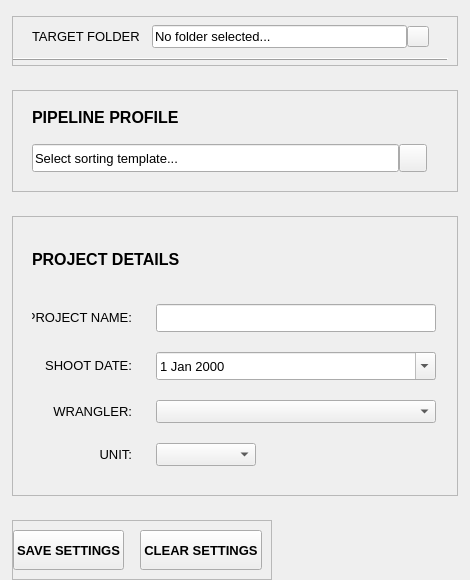
            <widget class="QWidget" name="frame02_main_settings" native="true">
             <property name="sizePolicy">
              <sizepolicy hsizetype="Preferred" vsizetype="Preferred">
               <horstretch>0</horstretch>
               <verstretch>0</verstretch>
              </sizepolicy>
             </property>
             <property name="minimumSize">
              <size>
               <width>460</width>
               <height>440</height>
              </size>
             </property>
             <property name="maximumSize">
              <size>
               <width>470</width>
               <height>580</height>
              </size>
             </property>
             <property name="font">
              <font>
               <family>Segoe UI</family>
               <pointsize>10</pointsize>
              </font>
             </property>
             <layout class="QVBoxLayout" name="verticalLayout_15">
              <property name="spacing">
               <number>8</number>
              </property>
              <property name="leftMargin">
               <number>12</number>
              </property>
              <property name="topMargin">
               <number>4</number>
              </property>
              <property name="rightMargin">
               <number>12</number>
              </property>
              <property name="bottomMargin">
               <number>0</number>
              </property>
              <item>
               <layout class="QVBoxLayout" name="verticalLayout_16">
                <property name="spacing">
                 <number>24</number>
                </property>
                <property name="topMargin">
                 <number>12</number>
                </property>
                <property name="bottomMargin">
                 <number>0</number>
                </property>
                <item>
                 <widget class="QFrame" name="frame_targetFolder">
                  <property name="minimumSize">
                   <size>
                    <width>442</width>
                    <height>50</height>
                   </size>
                  </property>
                  <property name="maximumSize">
                   <size>
                    <width>16777215</width>
                    <height>16777215</height>
                   </size>
                  </property>
                  <property name="frameShape">
                   <enum>QFrame::StyledPanel</enum>
                  </property>
                  <property name="frameShadow">
                   <enum>QFrame::Raised</enum>
                  </property>
                  <layout class="QVBoxLayout" name="verticalLayout_11">
                   <property name="spacing">
                    <number>0</number>
                   </property>
                   <property name="leftMargin">
                    <number>0</number>
                   </property>
                   <property name="topMargin">
                    <number>2</number>
                   </property>
                   <property name="bottomMargin">
                    <number>2</number>
                   </property>
                   <item>
                    <layout class="QVBoxLayout" name="verticalLayout_10">
                     <property name="spacing">
                      <number>6</number>
                     </property>
                     <property name="leftMargin">
                      <number>0</number>
                     </property>
                     <property name="topMargin">
                      <number>2</number>
                     </property>
                     <property name="rightMargin">
                      <number>0</number>
                     </property>
                     <property name="bottomMargin">
                      <number>2</number>
                     </property>
                     <item>
                      <widget class="QWidget" name="widget" native="true">
                       <property name="minimumSize">
                        <size>
                         <width>0</width>
                         <height>20</height>
                        </size>
                       </property>
                       <layout class="QHBoxLayout" name="horizontalLayout_32">
                        <property name="spacing">
                         <number>0</number>
                        </property>
                        <property name="leftMargin">
                         <number>0</number>
                        </property>
                        <property name="topMargin">
                         <number>0</number>
                        </property>
                        <property name="rightMargin">
                         <number>0</number>
                        </property>
                        <property name="bottomMargin">
                         <number>0</number>
                        </property>
                        <item>
                         <layout class="QHBoxLayout" name="horizontalLayout">
                          <property name="spacing">
                           <number>0</number>
                          </property>
                          <item>
                           <widget class="QLabel" name="title_targetFolder">
                            <property name="minimumSize">
                             <size>
                              <width>120</width>
                              <height>0</height>
                             </size>
                            </property>
                            <property name="maximumSize">
                             <size>
                              <width>120</width>
                              <height>16777215</height>
                             </size>
                            </property>
                            <property name="text">
                             <string>TARGET FOLDER</string>
                            </property>
                            <property name="margin">
                             <number>0</number>
                            </property>
                            <property name="indent">
                             <number>0</number>
                            </property>
                           </widget>
                          </item>
                          <item>
                           <widget class="QLineEdit" name="input_targetFolder">
                            <property name="sizePolicy">
                             <sizepolicy hsizetype="Fixed" vsizetype="Fixed">
                              <horstretch>0</horstretch>
                              <verstretch>0</verstretch>
                             </sizepolicy>
                            </property>
                            <property name="minimumSize">
                             <size>
                              <width>250</width>
                              <height>0</height>
                             </size>
                            </property>
                            <property name="maximumSize">
                             <size>
                              <width>255</width>
                              <height>16777215</height>
                             </size>
                            </property>
                            <property name="text">
                             <string>No folder selected...</string>
                            </property>
                            <property name="readOnly">
                             <bool>true</bool>
                            </property>
                           </widget>
                          </item>
                          <item>
                           <widget class="QPushButton" name="btn_browseTargetFolder">
                            <property name="sizePolicy">
                             <sizepolicy hsizetype="Fixed" vsizetype="Fixed">
                              <horstretch>0</horstretch>
                              <verstretch>0</verstretch>
                             </sizepolicy>
                            </property>
                            <property name="minimumSize">
                             <size>
                              <width>22</width>
                              <height>21</height>
                             </size>
                            </property>
                            <property name="maximumSize">
                             <size>
                              <width>22</width>
                              <height>21</height>
                             </size>
                            </property>
                            <property name="text">
                             <string/>
                            </property>
                            <property name="icon">
                             <iconset>
                              <normaloff>icons/browse_file_icon.png</normaloff>icons/browse_file_icon.png</iconset>
                            </property>
                           </widget>
                          </item>
                         </layout>
                        </item>
                       </layout>
                      </widget>
                     </item>
                     <item>
                      <widget class="QFrame" name="targetFolderDivider">
                       <property name="frameShape">
                        <enum>QFrame::HLine</enum>
                       </property>
                       <property name="frameShadow">
                        <enum>QFrame::Raised</enum>
                       </property>
                      </widget>
                     </item>
                    </layout>
                   </item>
                  </layout>
                 </widget>
                </item>
                <item>
                 <widget class="QFrame" name="frame_pipelineProfile">
                  <property name="minimumSize">
                   <size>
                    <width>400</width>
                    <height>100</height>
                   </size>
                  </property>
                  <property name="maximumSize">
                   <size>
                    <width>450</width>
                    <height>110</height>
                   </size>
                  </property>
                  <property name="frameShape">
                   <enum>QFrame::StyledPanel</enum>
                  </property>
                  <property name="frameShadow">
                   <enum>QFrame::Raised</enum>
                  </property>
                  <layout class="QVBoxLayout" name="verticalLayout_17">
                   <item>
                    <layout class="QVBoxLayout" name="verticalLayout_18">
                     <property name="spacing">
                      <number>6</number>
                     </property>
                     <property name="leftMargin">
                      <number>10</number>
                     </property>
                     <property name="topMargin">
                      <number>8</number>
                     </property>
                     <property name="rightMargin">
                      <number>12</number>
                     </property>
                     <property name="bottomMargin">
                      <number>12</number>
                     </property>
                     <item>
                      <widget class="QLabel" name="title_pipelineProfile">
                       <property name="font">
                        <font>
                         <family>Segoe UI</family>
                         <pointsize>12</pointsize>
                         <weight>87</weight>
                         <bold>true</bold>
                        </font>
                       </property>
                       <property name="text">
                        <string>PIPELINE PROFILE</string>
                       </property>
                       <property name="indent">
                        <number>0</number>
                       </property>
                      </widget>
                     </item>
                     <item>
                      <widget class="QWidget" name="widget_6" native="true">
                       <property name="minimumSize">
                        <size>
                         <width>404</width>
                         <height>50</height>
                        </size>
                       </property>
                       <property name="maximumSize">
                        <size>
                         <width>404</width>
                         <height>16777215</height>
                        </size>
                       </property>
                       <layout class="QHBoxLayout" name="horizontalLayout_13">
                        <property name="spacing">
                         <number>0</number>
                        </property>
                        <property name="leftMargin">
                         <number>0</number>
                        </property>
                        <item>
                         <layout class="QHBoxLayout" name="horizontalLayout_16">
                          <property name="spacing">
                           <number>0</number>
                          </property>
                          <item>
                           <widget class="QLineEdit" name="input_configFile">
                            <property name="sizePolicy">
                             <sizepolicy hsizetype="Expanding" vsizetype="Fixed">
                              <horstretch>0</horstretch>
                              <verstretch>0</verstretch>
                             </sizepolicy>
                            </property>
                            <property name="minimumSize">
                             <size>
                              <width>0</width>
                              <height>28</height>
                             </size>
                            </property>
                            <property name="text">
                             <string>Select sorting template...</string>
                            </property>
                            <property name="readOnly">
                             <bool>true</bool>
                            </property>
                           </widget>
                          </item>
                          <item>
                           <widget class="QPushButton" name="btn_browseConfig">
                            <property name="sizePolicy">
                             <sizepolicy hsizetype="Fixed" vsizetype="Fixed">
                              <horstretch>0</horstretch>
                              <verstretch>0</verstretch>
                             </sizepolicy>
                            </property>
                            <property name="minimumSize">
                             <size>
                              <width>28</width>
                              <height>28</height>
                             </size>
                            </property>
                            <property name="maximumSize">
                             <size>
                              <width>28</width>
                              <height>28</height>
                             </size>
                            </property>
                            <property name="text">
                             <string/>
                            </property>
                            <property name="icon">
                             <iconset>
                              <normaloff>../../course_notes/icons/browse_file_icon.png</normaloff>../../course_notes/icons/browse_file_icon.png</iconset>
                            </property>
                            <property name="flat">
                             <bool>false</bool>
                            </property>
                           </widget>
                          </item>
                         </layout>
                        </item>
                       </layout>
                      </widget>
                     </item>
                    </layout>
                   </item>
                  </layout>
                 </widget>
                </item>
                <item>
                 <widget class="QFrame" name="frame_projectDetails">
                  <property name="minimumSize">
                   <size>
                    <width>400</width>
                    <height>280</height>
                   </size>
                  </property>
                  <property name="maximumSize">
                   <size>
                    <width>460</width>
                    <height>285</height>
                   </size>
                  </property>
                  <property name="frameShape">
                   <enum>QFrame::StyledPanel</enum>
                  </property>
                  <property name="frameShadow">
                   <enum>QFrame::Raised</enum>
                  </property>
                  <layout class="QVBoxLayout" name="verticalLayout_19">
                   <property name="spacing">
                    <number>6</number>
                   </property>
                   <item>
                    <layout class="QVBoxLayout" name="verticalLayout_20">
                     <property name="spacing">
                      <number>20</number>
                     </property>
                     <property name="leftMargin">
                      <number>10</number>
                     </property>
                     <property name="topMargin">
                      <number>8</number>
                     </property>
                     <property name="rightMargin">
                      <number>12</number>
                     </property>
                     <property name="bottomMargin">
                      <number>20</number>
                     </property>
                     <item>
                      <widget class="QLabel" name="title_projectDetails">
                       <property name="font">
                        <font>
                         <family>Segoe UI</family>
                         <pointsize>12</pointsize>
                         <weight>87</weight>
                         <bold>true</bold>
                        </font>
                       </property>
                       <property name="text">
                        <string>PROJECT DETAILS</string>
                       </property>
                       <property name="indent">
                        <number>0</number>
                       </property>
                      </widget>
                     </item>
                     <item>
                      <layout class="QFormLayout" name="formLayout">
                       <property name="horizontalSpacing">
                        <number>24</number>
                       </property>
                       <item row="0" column="0">
                        <widget class="QLabel" name="label_projectName">
                         <property name="minimumSize">
                          <size>
                           <width>100</width>
                           <height>0</height>
                          </size>
                         </property>
                         <property name="maximumSize">
                          <size>
                           <width>100</width>
                           <height>16777215</height>
                          </size>
                         </property>
                         <property name="text">
                          <string>PROJECT NAME:</string>
                         </property>
                         <property name="alignment">
                          <set>Qt::AlignRight|Qt::AlignTrailing|Qt::AlignVCenter</set>
                         </property>
                        </widget>
                       </item>
                       <item row="0" column="1">
                        <widget class="QLineEdit" name="input_projectName">
                         <property name="sizePolicy">
                          <sizepolicy hsizetype="Preferred" vsizetype="Fixed">
                           <horstretch>0</horstretch>
                           <verstretch>0</verstretch>
                          </sizepolicy>
                         </property>
                         <property name="minimumSize">
                          <size>
                           <width>0</width>
                           <height>28</height>
                          </size>
                         </property>
                         <property name="maximumSize">
                          <size>
                           <width>280</width>
                           <height>28</height>
                          </size>
                         </property>
                         <property name="font">
                          <font>
                           <family>Segoe UI</family>
                           <pointsize>10</pointsize>
                          </font>
                         </property>
                        </widget>
                       </item>
                       <item row="1" column="0">
                        <widget class="QLabel" name="label_shootDate">
                         <property name="minimumSize">
                          <size>
                           <width>100</width>
                           <height>0</height>
                          </size>
                         </property>
                         <property name="maximumSize">
                          <size>
                           <width>100</width>
                           <height>16777215</height>
                          </size>
                         </property>
                         <property name="text">
                          <string>SHOOT DATE:</string>
                         </property>
                         <property name="alignment">
                          <set>Qt::AlignRight|Qt::AlignTrailing|Qt::AlignVCenter</set>
                         </property>
                         <property name="indent">
                          <number>0</number>
                         </property>
                        </widget>
                       </item>
                       <item row="1" column="1">
                        <widget class="QDateEdit" name="input_shootDate">
                         <property name="sizePolicy">
                          <sizepolicy hsizetype="Preferred" vsizetype="Fixed">
                           <horstretch>0</horstretch>
                           <verstretch>0</verstretch>
                          </sizepolicy>
                         </property>
                         <property name="minimumSize">
                          <size>
                           <width>0</width>
                           <height>28</height>
                          </size>
                         </property>
                         <property name="maximumSize">
                          <size>
                           <width>280</width>
                           <height>16777215</height>
                          </size>
                         </property>
                         <property name="calendarPopup">
                          <bool>true</bool>
                         </property>
                        </widget>
                       </item>
                       <item row="2" column="0">
                        <widget class="QLabel" name="label_wrangler">
                         <property name="minimumSize">
                          <size>
                           <width>100</width>
                           <height>0</height>
                          </size>
                         </property>
                         <property name="maximumSize">
                          <size>
                           <width>100</width>
                           <height>16777215</height>
                          </size>
                         </property>
                         <property name="text">
                          <string>WRANGLER:</string>
                         </property>
                         <property name="alignment">
                          <set>Qt::AlignRight|Qt::AlignTrailing|Qt::AlignVCenter</set>
                         </property>
                        </widget>
                       </item>
                       <item row="2" column="1">
                        <widget class="QComboBox" name="input_wrangler">
                         <property name="maximumSize">
                          <size>
                           <width>280</width>
                           <height>16777215</height>
                          </size>
                         </property>
                         <property name="currentIndex">
                          <number>0</number>
                         </property>
                         <item>
                          <property name="text">
                           <string/>
                          </property>
                         </item>
                         <item>
                          <property name="text">
                           <string>Harry Shaper</string>
                          </property>
                         </item>
                         <item>
                          <property name="text">
                           <string>Samuel Barnett</string>
                          </property>
                         </item>
                         <item>
                          <property name="text">
                           <string>Harveen Bahia</string>
                          </property>
                         </item>
                         <item>
                          <property name="text">
                           <string>Jade Gavin</string>
                          </property>
                         </item>
                        </widget>
                       </item>
                       <item row="3" column="0">
                        <widget class="QLabel" name="label_unit">
                         <property name="minimumSize">
                          <size>
                           <width>100</width>
                           <height>0</height>
                          </size>
                         </property>
                         <property name="maximumSize">
                          <size>
                           <width>100</width>
                           <height>16777215</height>
                          </size>
                         </property>
                         <property name="text">
                          <string>UNIT:</string>
                         </property>
                         <property name="alignment">
                          <set>Qt::AlignRight|Qt::AlignTrailing|Qt::AlignVCenter</set>
                         </property>
                        </widget>
                       </item>
                       <item row="3" column="1">
                        <widget class="QComboBox" name="input_unit">
                         <property name="maximumSize">
                          <size>
                           <width>100</width>
                           <height>16777215</height>
                          </size>
                         </property>
                         <property name="contextMenuPolicy">
                          <enum>Qt::DefaultContextMenu</enum>
                         </property>
                         <property name="acceptDrops">
                          <bool>false</bool>
                         </property>
                         <property name="currentText">
                          <string/>
                         </property>
                         <item>
                          <property name="text">
                           <string/>
                          </property>
                         </item>
                         <item>
                          <property name="text">
                           <string>Main Unit</string>
                          </property>
                         </item>
                         <item>
                          <property name="text">
                           <string>2nd Unit</string>
                          </property>
                         </item>
                         <item>
                          <property name="text">
                           <string>Splinter Unit</string>
                          </property>
                         </item>
                         <item>
                          <property name="text">
                           <string>Drone Unit</string>
                          </property>
                         </item>
                        </widget>
                       </item>
                      </layout>
                     </item>
                    </layout>
                   </item>
                  </layout>
                 </widget>
                </item>
                <item alignment="Qt::AlignLeft">
                 <widget class="QFrame" name="frame_button_row">
                  <property name="sizePolicy">
                   <sizepolicy hsizetype="Expanding" vsizetype="Fixed">
                    <horstretch>0</horstretch>
                    <verstretch>0</verstretch>
                   </sizepolicy>
                  </property>
                  <property name="minimumSize">
                   <size>
                    <width>0</width>
                    <height>60</height>
                   </size>
                  </property>
                  <property name="maximumSize">
                   <size>
                    <width>16777215</width>
                    <height>60</height>
                   </size>
                  </property>
                  <property name="frameShape">
                   <enum>QFrame::StyledPanel</enum>
                  </property>
                  <property name="frameShadow">
                   <enum>QFrame::Raised</enum>
                  </property>
                  <layout class="QHBoxLayout" name="horizontalLayout_17">
                   <property name="spacing">
                    <number>0</number>
                   </property>
                   <property name="leftMargin">
                    <number>0</number>
                   </property>
                   <item>
                    <layout class="QHBoxLayout" name="horizontalLayout_18">
                     <property name="spacing">
                      <number>16</number>
                     </property>
                     <item>
                      <widget class="QPushButton" name="btn_saveSettings">
                       <property name="minimumSize">
                        <size>
                         <width>105</width>
                         <height>40</height>
                        </size>
                       </property>
                       <property name="maximumSize">
                        <size>
                         <width>130</width>
                         <height>40</height>
                        </size>
                       </property>
                       <property name="font">
                        <font>
                         <family>Segoe UI</family>
                         <pointsize>10</pointsize>
                         <weight>75</weight>
                         <bold>true</bold>
                        </font>
                       </property>
                       <property name="text">
                        <string>SAVE SETTINGS</string>
                       </property>
                      </widget>
                     </item>
                     <item>
                      <widget class="QPushButton" name="btn_clearSettings">
                       <property name="minimumSize">
                        <size>
                         <width>105</width>
                         <height>40</height>
                        </size>
                       </property>
                       <property name="maximumSize">
                        <size>
                         <width>130</width>
                         <height>40</height>
                        </size>
                       </property>
                       <property name="font">
                        <font>
                         <family>Segoe UI</family>
                         <pointsize>10</pointsize>
                         <weight>75</weight>
                         <bold>true</bold>
                        </font>
                       </property>
                       <property name="text">
                        <string>CLEAR SETTINGS</string>
                       </property>
                      </widget>
                     </item>
                    </layout>
                   </item>
                  </layout>
                 </widget>
                </item>
               </layout>
              </item>
             </layout>
            </widget>
